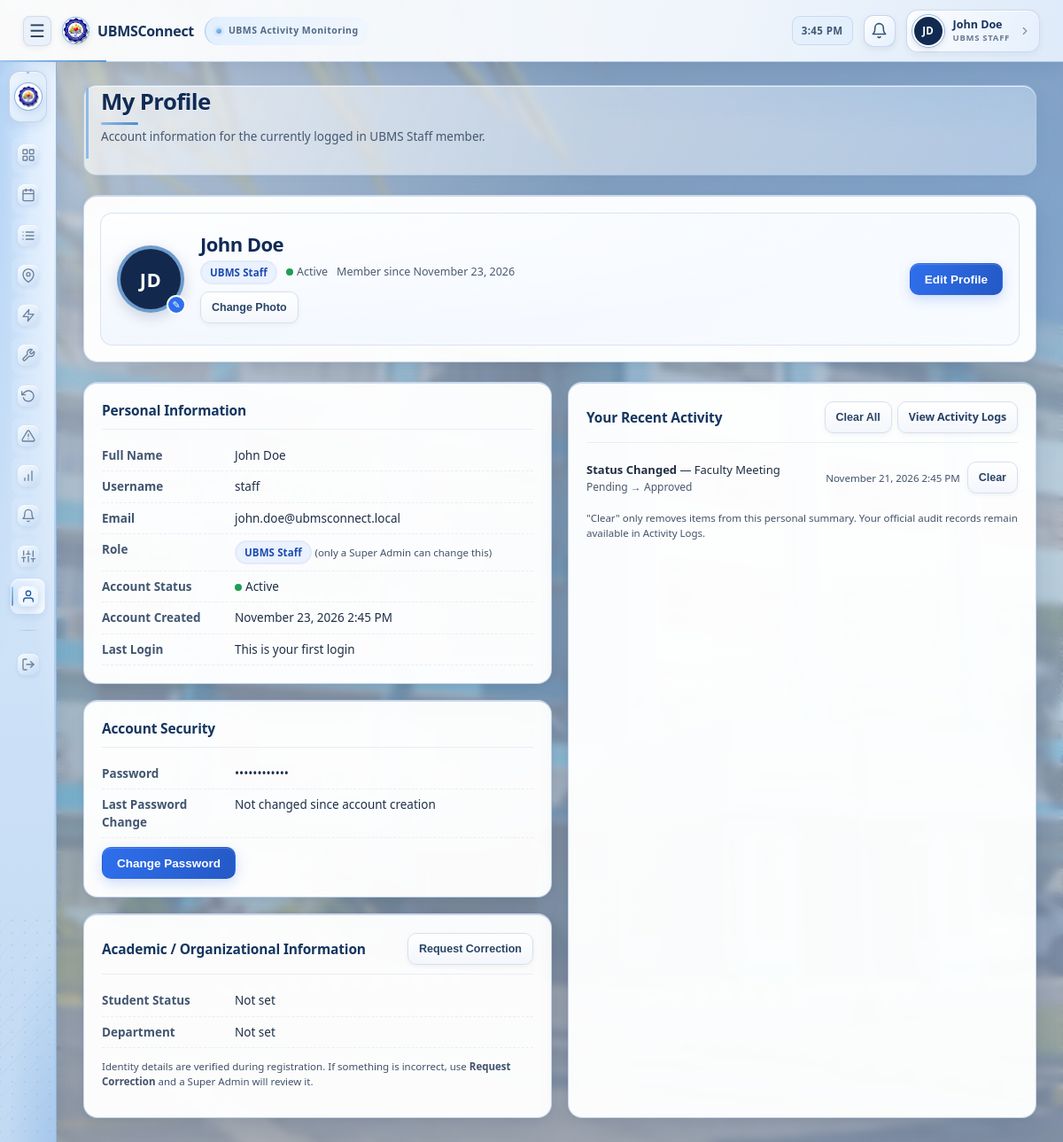
The app's page /staff/profile.php (signed in) with its own data.
### tables this page shows
CREATE TABLE users (
    id INT AUTO_INCREMENT PRIMARY KEY,
    username VARCHAR(50) NOT NULL UNIQUE,
    password VARCHAR(255) NOT NULL,
    password_changed_at DATETIME NULL,
    full_name VARCHAR(100) NOT NULL,
    email VARCHAR(150) NULL,
    profile_picture VARCHAR(255) NULL,
    university_id VARCHAR(50) NULL,
    affiliation ENUM('student','ubms_staff') NULL,
    department_id INT NULL,
    course_id INT NULL,
    organization_id INT NULL,
    office_unit VARCHAR(150) NULL,
    role ENUM('super_admin','staff','host') NOT NULL,
    status ENUM('active','pending','inactive','rejected') NOT NULL DEFAULT 'active',
    created_at DATETIME DEFAULT CURRENT_TIMESTAMP,
    updated_at DATETIME DEFAULT CURRENT_TIMESTAMP ON UPDATE CURRENT_TIMESTAMP,
    last_login DATETIME NULL
);

CREATE TABLE audit_logs (
    id INT AUTO_INCREMENT PRIMARY KEY,
    actor_id INT NULL,
    actor_name VARCHAR(100) NOT NULL,
    action VARCHAR(100) NOT NULL,
    target_type VARCHAR(50) NULL,
    target_id INT NULL,
    target_label VARCHAR(150) NULL,
    previous_value VARCHAR(150) NULL,
    new_value VARCHAR(150) NULL,
    created_at DATETIME DEFAULT CURRENT_TIMESTAMP,
    CONSTRAINT fk_audit_actor FOREIGN KEY (actor_id) REFERENCES users(id) ON DELETE SET NULL,
    INDEX idx_audit_created (created_at),
    INDEX idx_audit_target (target_type, target_id)
);

### staff/profile.php (the view, shortened to what this page needs)
<?php
require_once __DIR__ . '/../includes/auth.php';
require_once __DIR__ . '/../includes/affiliation_profile.php';
$stmt = $pdo->prepare("SELECT u.username,u.full_name,u.email,u.profile_picture,u.role,u.status,u.created_at,u.last_login,u.password_changed_at,u.university_id,u.affiliation,u.office_unit,d.department_name,c.course_name,o.organization_name FROM users u LEFT JOIN departments d ON d.id=u.department_id LEFT JOIN courses c ON c.id=u.course_id LEFT JOIN organizations o ON o.id=u.organization_id WHERE u.id=?");
$stmt->execute([currentUserId()]);
$user = $stmt->fetch();
$recentActivity = $pdo->prepare(
    "SELECT al.id, al.action, al.target_label, al.previous_value, al.new_value, al.created_at
     FROM audit_logs al
     LEFT JOIN dismissed_activity da ON da.audit_log_id = al.id AND da.user_id = ?
     WHERE al.actor_id = ? AND da.id IS NULL
     ORDER BY al.created_at DESC LIMIT 5"
);
$recentActivity->execute([currentUserId(), currentUserId()]);
$recentActivity = $recentActivity->fetchAll();
include __DIR__ . '/../includes/header.php';
include __DIR__ . '/../includes/sidebar.php';
?>
<main class="main-content">
    <div class="page-header">
        <div>
            <h1>My Profile</h1>
            <p class="page-subtitle">Account information for the currently logged in UBMS Staff member.</p>
        </div>
    </div>
    <div class="card section-gap">
        <div class="profile-header">
            <div class="avatar-wrap">
                <?= avatarHtml($user['full_name'], $user['profile_picture']) ?>
                <button type="button" class="avatar-edit-btn" onclick="document.getElementById('photoInput').click()" title="Change photo">&#9998;</button>
            </div>
            <div class="profile-header-info">
                <div class="profile-header-name"><?= e($user['full_name']) ?></div>
                <div class="profile-header-meta">
                    <span class="badge <?= roleBadgeClass($user['role']) ?>"><?= e(roleLabel($user['role'])) ?></span>
                    <span><span class="profile-status-dot <?= accountStatusDotClass($user['status']) ?>"></span><?= e(ucfirst($user['status'])) ?></span>
                    <span>Member since <?= e(formatDate($user['created_at'])) ?></span>
                </div>
                <div class="avatar-actions">
                    <button class="btn btn-sm" onclick="document.getElementById('photoInput').click()">Change Photo</button>
                </div>
            </div>
            <button class="btn btn-primary" onclick="openEditProfile()">Edit Profile</button>
        </div>
    </div>
    <div class="grid-2">
        <div class="stack">
            <div class="card">
                <div class="card-title">Personal Information</div>
                <div class="detail-row"><div class="dr-label">Full Name</div><div class="dr-value"><?= e($user['full_name']) ?></div></div>
                <div class="detail-row"><div class="dr-label">Username</div><div class="dr-value"><?= e($user['username']) ?></div></div>
                <div class="detail-row"><div class="dr-label">Email</div><div class="dr-value"><?= e($user['email'] ?: 'Not set') ?></div></div>
                <div class="detail-row"><div class="dr-label">Role</div><div class="dr-value"><span class="badge <?= roleBadgeClass($user['role']) ?>"><?= e(roleLabel($user['role'])) ?></span> <span class="small-note">(only a Super Admin can change this)</span></div></div>
                <div class="detail-row"><div class="dr-label">Account Status</div><div class="dr-value"><span class="profile-status-dot <?= accountStatusDotClass($user['status']) ?>"></span><?= e(ucfirst($user['status'])) ?></div></div>
                <div class="detail-row"><div class="dr-label">Account Created</div><div class="dr-value"><?= e(formatDateTime($user['created_at'])) ?></div></div>
                <div class="detail-row"><div class="dr-label">Last Login</div><div class="dr-value"><?= $user['last_login'] ? e(formatDateTime($user['last_login'])) : 'This is your first login' ?></div></div>
            </div>
            <div class="card">
                <div class="card-title">Account Security</div>
                <div class="detail-row"><div class="dr-label">Password</div><div class="dr-value">&bull;&bull;&bull;&bull;&bull;&bull;&bull;&bull;&bull;&bull;&bull;&bull;</div></div>
                <div class="detail-row"><div class="dr-label">Last Password Change</div><div class="dr-value"><?= $user['password_changed_at'] ? e(formatDateTime($user['password_changed_at'])) : 'Not changed since account creation' ?></div></div>
                <button class="btn btn-primary" style="margin-top:10px;" onclick="openChangePassword()">Change Password</button>
            </div>
        </div>
        <div class="card">
            <div class="card-title">
                Your Recent Activity
                <div style="display:flex; gap:6px;">
                    <?php if (!empty($recentActivity)): ?>
                        <button class="btn btn-sm" onclick="clearAllActivity()">Clear All</button>
                    <?php endif; ?>
                    <a href="/UBMSConnect/staff/logs.php" class="btn btn-sm">View Activity Logs</a>
                </div>
            </div>
            <div id="recentActivityList">
                <?php if (empty($recentActivity)): ?>
                    <div class="empty-state" id="recentActivityEmpty">No recent activity to show.</div>
                <?php else: ?>
                    <?php foreach ($recentActivity as $a): ?>
                        <div class="activity-item" id="activity-item-<?= (int)$a['id'] ?>">
                            <div>
                                <strong><?= e($a['action']) ?></strong>
                                <?php if ($a['target_label']): ?> &mdash; <?= e($a['target_label']) ?><?php endif; ?>
                                <?php if ($a['previous_value'] && $a['new_value']): ?>
                                    <div class="text-muted" style="font-size:12px;"><?= e($a['previous_value']) ?> &rarr; <?= e($a['new_value']) ?></div>
                                <?php endif; ?>
                            </div>
                            <div style="display:flex; align-items:center; gap:8px;">
                                <div class="activity-item-time"><?= e(formatDateTime($a['created_at'])) ?></div>
                                <button class="btn btn-sm" onclick="clearOneActivity(<?= (int)$a['id'] ?>)" title="Remove from this view only">Clear</button>
                            </div>
                        </div>
                    <?php endforeach; ?>
                <?php endif; ?>
            </div>
            <p class="small-note" style="margin-top:8px;">"Clear" only removes items from this personal summary. Your official audit records remain available in Activity Logs.</p>
        </div>
    </div>
</main>
<?php
include __DIR__ . '/../includes/footer.php';
?>

### includes/functions.php (shortened to what this page needs)
<?php
function e($value) {
    return htmlspecialchars($value ?? '', ENT_QUOTES, 'UTF-8');
}
function formatDate($date) {
    return date('F j, Y', strtotime($date));
}
function formatDateTime($datetime) {
    return date('F j, Y g:i A', strtotime($datetime));
}
function roleLabel($role) {
    switch ($role) {
        case 'staff':        return 'UBMS Staff';
    }
}
function roleBadgeClass($role) {
    switch ($role) {
        case 'staff':        return 'badge-approved';
    }
}
function nameInitials($fullName) {
    $parts = preg_split('/\s+/', trim($fullName));
    $parts = array_filter($parts);
    $first = mb_substr(reset($parts), 0, 1);
    $last = mb_substr(end($parts), 0, 1);
    return mb_strtoupper($first . $last);
}
function accountStatusDotClass($status) {
    switch ($status) {
        case 'active':   return 'active';
    }
}
function avatarHtml($fullName, $profilePicture) {
    return '<div class="avatar-circle">' . e(nameInitials($fullName)) . '</div>';
}

### records on screen
users: full_name "JD", full_name "John Doe", role "UBMS Staff", status "Active", created_at "November 23, 2026", username "staff", email "john.doe@ubmsconnect.local", created_at "November 23, 2026 2:45 PM"
audit_logs: action "Status Changed", target_label "Faculty Meeting", previous_value "Pending", new_value "Approved", created_at "November 21, 2026 2:45 PM"

### other values on screen
nameInitials(currentUserName()) "JD"
currentUserName() "John Doe"
roleLabel(currentUserRole()) "UBMS STAFF"
$studentStatus "Not set"
$user['department_name'] ?: 'Not set' "Not set"
